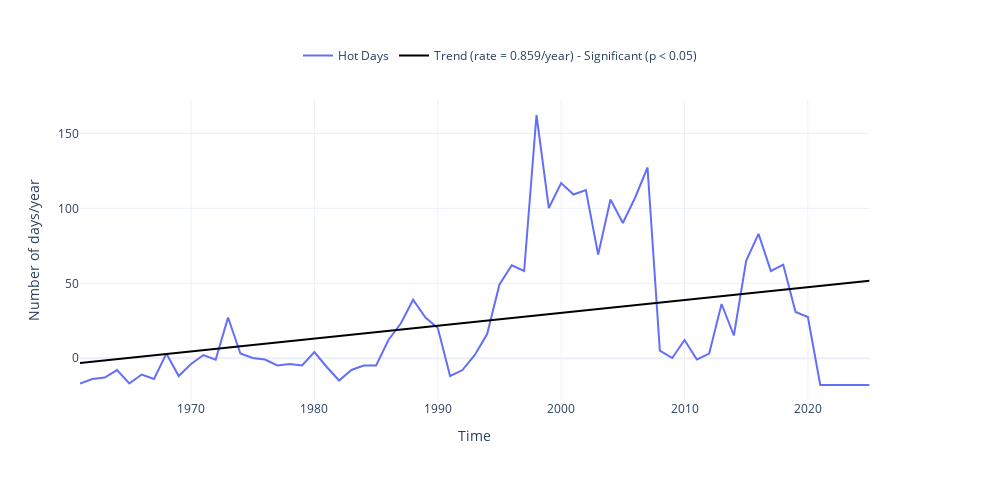

Write notebook code for a chart like this one.
### Markdown cell above
#### Hot Days

### Code cell
dict_plot = [{'data' : df_hot_anom*3.6525, 'var' : 'Perc_Anom', 'ax' : 1, 'label' : 'Hot Days'}]
fig, TRENDS = plot_timeseries_interactive(dict_plot, trendline=True, figsize = (25, 12), return_trend = True, label_yaxes = 'Number of days/year')
